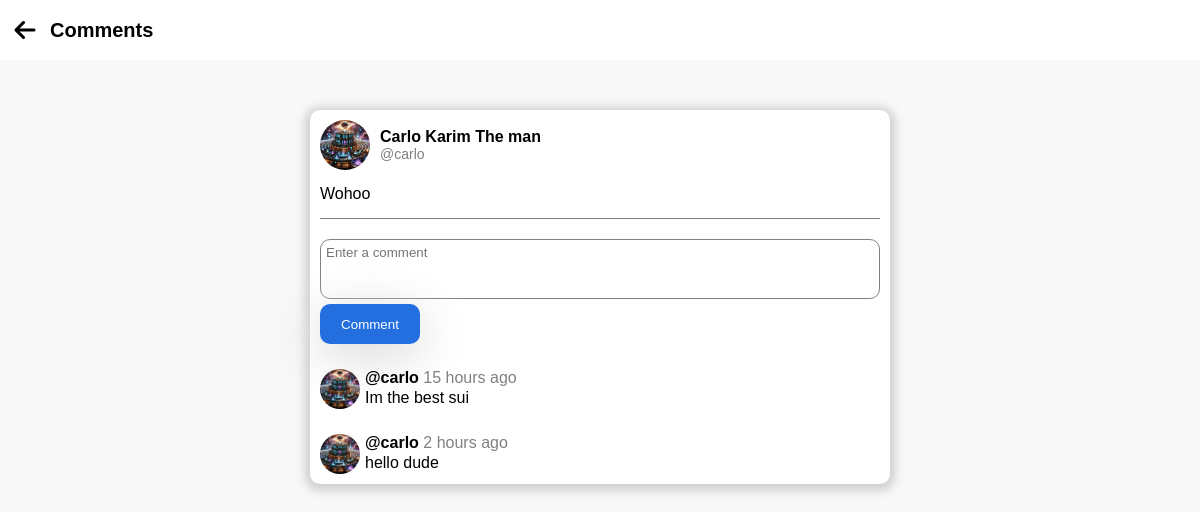
The page /feed/13/ (signed in) on the database its author committed.
### social/models.py (models this page shows, shortened)
class Post(models.Model):
    user = models.ForeignKey(settings.AUTH_USER_MODEL, on_delete=models.CASCADE, related_name="posts")
    content = models.TextField()
    created_at = models.DateTimeField(auto_now_add=True)

class User(AbstractUser):
    full_name = models.CharField(max_length=100)
    profile_pic = models.ImageField(upload_to="profile_pics/", default="default.png")
    bio = models.TextField(blank=True)

class Comment(models.Model):
    user = models.ForeignKey(settings.AUTH_USER_MODEL, on_delete=models.CASCADE, related_name="comments")
    post = models.ForeignKey(Post, on_delete=models.CASCADE, related_name="comments")
    content = models.TextField()
    created_at = models.DateTimeField(auto_now_add=True)

### social/views.py (the view, shortened to what this page needs)
# urls.py: path("feed/<int:post_id>/", views.load_comments, name="load_comments"),
@login_required
def load_comments(request, post_id):
    post = Post.objects.get(pk=post_id)
    comments = Comment.objects.filter(post=post).all()
    return render(request, "social/comments.html", {'post': post,
                                                    'comments': comments})

### social/templates/social/comments.html (shortened to what this page needs)
{% extends 'social/layout.html' %}
{% load humanize %}
{% block header %}
    <a class="back-btn" href="{% url 'feed' %}"><i class="fa-solid fa-arrow-left"></i></a>
    <span class="page-title">Comments</span>
{% endblock %}
{% block body %}
<div class="main">
    <div class="post">
    <div class="header">
        <div class="info">
            <img class="post-pfp" src="{{ post.user.profile_pic.url }}" alt="pfp">
            <div class="name-username">
                <span class="name">{{post.user.full_name}}</span>
                <span class="username">@{{post.user.username}}</span>
            </div>
        </div>
    </div>
    <div class="content">
        {{ post.content }}
    </div>
    <div class="comments">
        <form class="comment-form" action="" method="post">
            <textarea required class="comment-field" name="content" placeholder="Enter a comment"></textarea>
            <div>
                <button class="comment-btn" type="submit" name="action" value="add">Comment</button>
            </div>
        </form>
        {% for comment in comments %}
            <div class="comment">
                <img class="comment-pfp comment-left-side" src="{{ comment.user.profile_pic.url }}" alt="pfp">
                <div class="comment-right-side">
                    <div class="right-top">
                        <span class="comment-username">@{{ comment.user.username }}</span>
                        <span class="comment-date">{{  comment.created_at|naturaltime }}</span>
                    </div>
                    <div class="comment-content">{{ comment.content }}</div>
                </div>
            </div>
        {% empty %}
            <p>No comments</p>
        {% endfor %}
    </div>
</div>
</div>
{% endblock %}

### social/static/social/styles.css (style rules this page uses)
* { padding: 0; margin: 0; box-sizing: border-box; font-family: Arial, Helvetica, sans-serif; }
body { display: flex; justify-content: center; text-align: center; background-color: #f8f8f8; }
.main { width: 600px; height: 100vh; padding: 10px; margin-top: 80px; }
.post { margin-top: 20px; padding: 10px; background-color: white; border-radius: 10px; box-shadow: 0px 2px 10px 5px rgb(207, 207, 207); }
.info { display: flex; align-items: center; gap: 10px; white-space: nowrap; }
.post-pfp { height: 50px; width: 50px; border-radius: 50%; object-fit: cover; object-position: center; }
.name-username { display: flex; flex-direction: column; text-align: start; }
.name { font-weight: bold; }
.username { color: grey; font-size: 14px; }
.content { margin-top: 15px; text-align: start; }
.footer, .comments { margin-top: 15px; display: flex; justify-content: start; align-items: center; }
.comments { border-top: 1px solid grey; padding-top: 20px; display: flex; flex-direction: column; align-items: start; gap: 25px; }
.comment { display: flex; gap: 5px; }
.comment-right-side { display: flex; flex-direction: column; align-items: start; gap: 2px; }
.comment-username { font-weight: bold; }
.comment-date { color: grey; }
.comment-pfp { height: 40px; width: 40px; border-radius: 50%; object-fit: cover; object-position: center; }
.comment-content { text-align: start; }
.comment-field, .post-field { width: 100%; height: 60px; resize: none; border-radius: 10px; padding: 5px; outline: none; border-color: gray; }
.comment-form { display: flex; flex-direction: column; width: 100%; align-items: start; gap: 5px; }
.comment-btn, .post-btn { text-decoration: none; padding: 10px 20px; border: none; background-color: rgb(36, 111, 224); color: white; border-radius: 10px; width: 100px; height: 40px; cursor: pointer; display: flex; justify-content: center; align-items: center; gap: 10px; box-shadow: 0px 10px 50px 2px rgb(216, 216, 216); }
.back-btn { text-decoration: none; color: black; width: 40px; height: 40px; font-size: 24px; border-radius: 5px; display: flex; justify-content: center; align-items: center; }
form { width: 100%; }
.page-title { font-weight: bold; font-size: 20px; }

### rows shown on the page
Post: user.profile_pic (picture), user.full_name "Carlo Karim The man", user.username "carlo", content "Wohoo"
Comment: user.profile_pic (picture), user.username "carlo", created_at "15 hours ago", content "Im the best sui"
Comment: user.profile_pic (picture), user.username "carlo", created_at "2 hours ago", content "hello dude"
